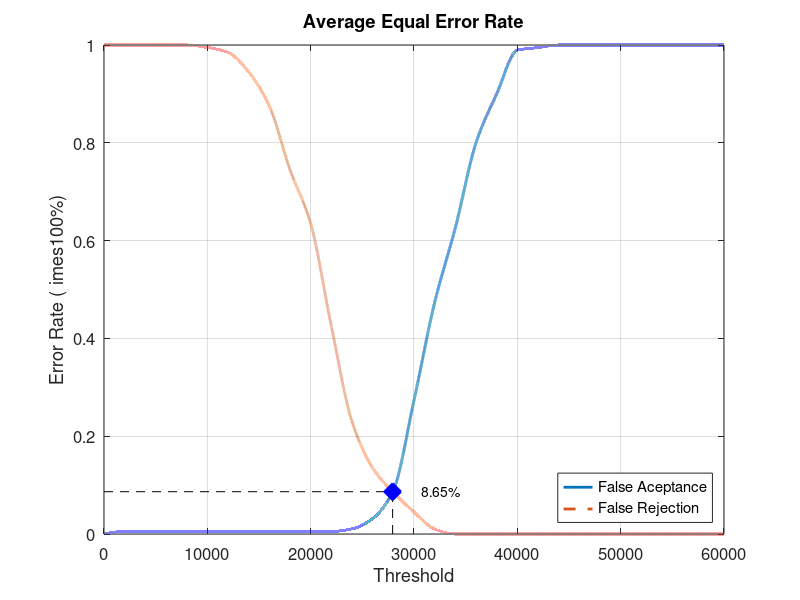
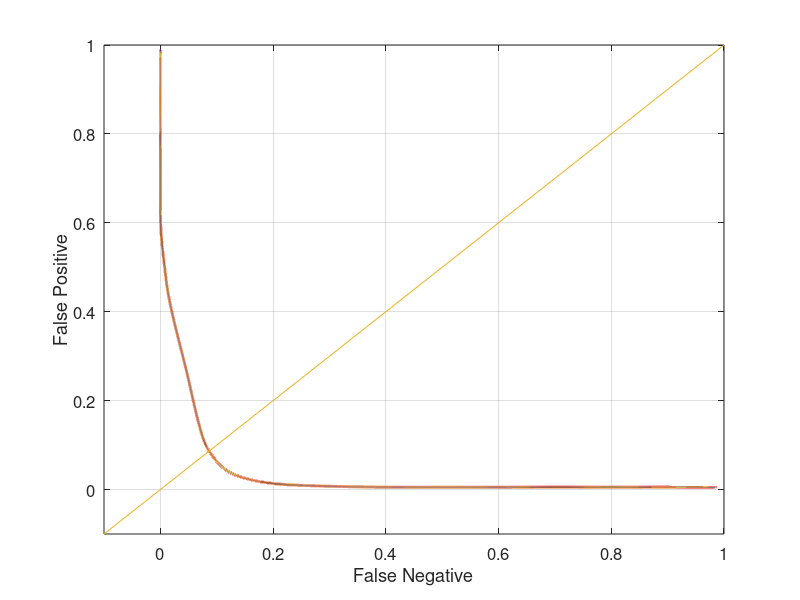

Write MATLAB code to recreate these figures, in order.
close all;
clear;
clc;
x = 0:2000:60000;
xq = 0:0.5:60000;

y0 = [0 0.00526316 0.00526316 0.00526316 0.00526316 0.00526316 0.00526316 0.00526316 0.00526316 0.00526316 0.00526316 0.00526316 0.0105263 0.0315789 0.0894737 0.273684 0.473684 0.626316 0.8 0.9 0.989474 0.994737 1 1 1 1 1 1 1 1 1]
yy0 = interp1(x, y0, xq, 'pchip');
y1 = [1 1 1 1 1 0.995 0.985 0.945 0.875 0.745 0.635 0.425 0.23 0.135 0.085 0.045 0.01 0 0 0 0 0 0 0 0 0 0 0 0 0 0]
yy1 = interp1(x, y1, xq, 'pchip');

% Calculating EER: 
y2 = abs(y0 - y1);
find(y2 == min(y2))
yy2 = abs(yy0 - yy1);
xEER = find(yy2 == min(yy2));
xEERIndex = xq(xEER) % X-axis EER
yEER = yy0(xEER) % Y-axis EER

main = figure
plot(xq, yy0,'-','LineWidth', 2);	hold on
plot(xq, yy1,'--','LineWidth', 2);	hold on
plot([xEERIndex xEERIndex], [0 yEER], 'k--');	hold on
plot([0 xEERIndex], [yEER yEER], 'k--');	hold on
plot(xEERIndex, yEER, 'bx', 'LineWidth', 10);	hold on
text(xEERIndex + 10 * xEERIndex / 100, yEER, [num2str(round((10000 * yEER)) / 100) '%'])
legend('False Aceptance', 'False Rejection', 'Location', 'SouthEast')
xlabel('Threshold')
ylabel('Error Rate (	imes100%)')
title('Average Equal Error Rate')
set(gca, 'FontSize', 12)
axis([0 60000 0 1])
grid on

print(main, 'Database5_3Main', '-dpng');
FNRxFPR = figure('Color', [1 1 1]);
plot(yy1, yy0, '-', yy1, yy0, 'LineWidth', 2);
hold on
y = -0.1:0.1:1
plot(y, y); 
set(gca, 'FontSize', 12)
xlabel('False Negative')
ylabel('False Positive')
axis([-0.1 1 -0.1 1])
set(gca, 'FontSize', 12)
grid on

print(FNRxFPR, 'Database5_3FNRxFPR','-dpng');
